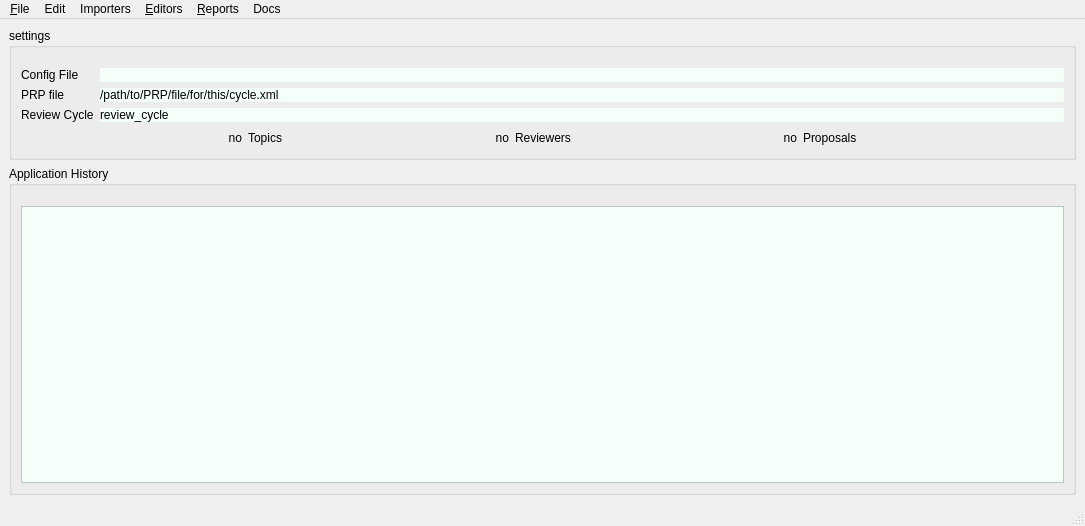
<?xml version="1.0" encoding="UTF-8"?>
<ui version="4.0">
 <class>MainWindow</class>
 <widget class="QMainWindow" name="MainWindow">
  <property name="geometry">
   <rect>
    <x>0</x>
    <y>0</y>
    <width>1085</width>
    <height>526</height>
   </rect>
  </property>
  <property name="windowTitle">
   <string>Assign_GUP main window</string>
  </property>
  <widget class="QWidget" name="centralwidget">
   <layout class="QVBoxLayout" name="verticalLayout">
    <item>
     <widget class="QGroupBox" name="settings_box">
      <property name="title">
       <string>settings</string>
      </property>
      <layout class="QGridLayout" name="gridLayout">
       <property name="topMargin">
        <number>20</number>
       </property>
       <item row="0" column="0">
        <layout class="QFormLayout" name="formLayout">
         <property name="fieldGrowthPolicy">
          <enum>QFormLayout::AllNonFixedFieldsGrow</enum>
         </property>
         <item row="0" column="0">
          <widget class="QLabel" name="label_2">
           <property name="text">
            <string>Config File</string>
           </property>
          </widget>
         </item>
         <item row="0" column="1">
          <widget class="QLabel" name="rcfile">
           <property name="styleSheet">
            <string notr="true">background: #F5FFFA</string>
           </property>
           <property name="text">
            <string/>
           </property>
          </widget>
         </item>
         <item row="2" column="0">
          <widget class="QLabel" name="label_3">
           <property name="text">
            <string>PRP file</string>
           </property>
          </widget>
         </item>
         <item row="2" column="1">
          <widget class="QLabel" name="prp_file">
           <property name="styleSheet">
            <string notr="true">background: #F5FFFA</string>
           </property>
           <property name="text">
            <string>/path/to/PRP/file/for/this/cycle.xml</string>
           </property>
          </widget>
         </item>
         <item row="3" column="0">
          <widget class="QLabel" name="label">
           <property name="text">
            <string>Review Cycle</string>
           </property>
          </widget>
         </item>
         <item row="3" column="1">
          <widget class="QLabel" name="review_cycle">
           <property name="styleSheet">
            <string notr="true">background: #F5FFFA</string>
           </property>
           <property name="text">
            <string>review_cycle</string>
           </property>
          </widget>
         </item>
        </layout>
       </item>
       <item row="1" column="0">
        <layout class="QHBoxLayout" name="horizontalLayout">
         <item>
          <spacer name="horizontalSpacer_3">
           <property name="orientation">
            <enum>Qt::Horizontal</enum>
           </property>
           <property name="sizeHint" stdset="0">
            <size>
             <width>40</width>
             <height>20</height>
            </size>
           </property>
          </spacer>
         </item>
         <item>
          <widget class="QLabel" name="num_topics">
           <property name="text">
            <string>no</string>
           </property>
           <property name="alignment">
            <set>Qt::AlignRight|Qt::AlignTrailing|Qt::AlignVCenter</set>
           </property>
          </widget>
         </item>
         <item>
          <widget class="QLabel" name="label_6">
           <property name="text">
            <string>Topics</string>
           </property>
          </widget>
         </item>
         <item>
          <spacer name="horizontalSpacer_2">
           <property name="orientation">
            <enum>Qt::Horizontal</enum>
           </property>
           <property name="sizeHint" stdset="0">
            <size>
             <width>40</width>
             <height>20</height>
            </size>
           </property>
          </spacer>
         </item>
         <item>
          <widget class="QLabel" name="num_reviewers">
           <property name="text">
            <string>no</string>
           </property>
           <property name="alignment">
            <set>Qt::AlignRight|Qt::AlignTrailing|Qt::AlignVCenter</set>
           </property>
          </widget>
         </item>
         <item>
          <widget class="QLabel" name="label_9">
           <property name="text">
            <string>Reviewers</string>
           </property>
          </widget>
         </item>
         <item>
          <spacer name="horizontalSpacer">
           <property name="orientation">
            <enum>Qt::Horizontal</enum>
           </property>
           <property name="sizeHint" stdset="0">
            <size>
             <width>40</width>
             <height>20</height>
            </size>
           </property>
          </spacer>
         </item>
         <item>
          <widget class="QLabel" name="num_proposals">
           <property name="text">
            <string>no</string>
           </property>
           <property name="alignment">
            <set>Qt::AlignRight|Qt::AlignTrailing|Qt::AlignVCenter</set>
           </property>
          </widget>
         </item>
         <item>
          <widget class="QLabel" name="label_4">
           <property name="text">
            <string>Proposals</string>
           </property>
          </widget>
         </item>
         <item>
          <spacer name="horizontalSpacer_4">
           <property name="orientation">
            <enum>Qt::Horizontal</enum>
           </property>
           <property name="sizeHint" stdset="0">
            <size>
             <width>40</width>
             <height>20</height>
            </size>
           </property>
          </spacer>
         </item>
        </layout>
       </item>
      </layout>
     </widget>
    </item>
    <item>
     <layout class="QVBoxLayout" name="verticalLayout_2">
      <item>
       <widget class="QGroupBox" name="groupBox">
        <property name="title">
         <string>Application History</string>
        </property>
        <layout class="QVBoxLayout" name="verticalLayout_3">
         <property name="topMargin">
          <number>20</number>
         </property>
         <item>
          <widget class="QPlainTextEdit" name="history">
           <property name="minimumSize">
            <size>
             <width>0</width>
             <height>100</height>
            </size>
           </property>
           <property name="styleSheet">
            <string notr="true">background: #F5FFFA</string>
           </property>
           <property name="lineWrapMode">
            <enum>QPlainTextEdit::NoWrap</enum>
           </property>
           <property name="readOnly">
            <bool>true</bool>
           </property>
          </widget>
         </item>
        </layout>
       </widget>
      </item>
     </layout>
    </item>
   </layout>
  </widget>
  <widget class="QMenuBar" name="menubar">
   <property name="geometry">
    <rect>
     <x>0</x>
     <y>0</y>
     <width>1085</width>
     <height>31</height>
    </rect>
   </property>
   <widget class="QMenu" name="menuFile">
    <property name="title">
     <string>&amp;File</string>
    </property>
    <addaction name="actionNew_PRP_Project"/>
    <addaction name="separator"/>
    <addaction name="actionOpen"/>
    <addaction name="actionSave"/>
    <addaction name="actionSaveAs"/>
    <addaction name="separator"/>
    <addaction name="actionReset_settings"/>
    <addaction name="separator"/>
    <addaction name="actionExit"/>
   </widget>
   <widget class="QMenu" name="menuDocs">
    <property name="title">
     <string>Docs</string>
    </property>
    <addaction name="actionAgupInfo"/>
   </widget>
   <widget class="QMenu" name="menuEdit">
    <property name="title">
     <string>Edit</string>
    </property>
    <addaction name="actionUndo"/>
    <addaction name="separator"/>
    <addaction name="actionCut"/>
    <addaction name="actionCopy"/>
    <addaction name="actionPaste"/>
    <addaction name="separator"/>
    <addaction name="actionSelect_All"/>
   </widget>
   <widget class="QMenu" name="menuReports">
    <property name="title">
     <string>&amp;Reports</string>
    </property>
    <addaction name="actionSummary"/>
    <addaction name="separator"/>
    <addaction name="actionAssignments"/>
    <addaction name="actionAnalysis_grid"/>
    <addaction name="separator"/>
    <addaction name="actionLetters"/>
   </widget>
   <widget class="QMenu" name="menuImporters">
    <property name="title">
     <string>Importers</string>
    </property>
    <addaction name="actionImport_Topics"/>
    <addaction name="actionImport_Reviewers"/>
    <addaction name="actionImport_Proposals"/>
   </widget>
   <widget class="QMenu" name="menuEditors">
    <property name="title">
     <string>&amp;Editors</string>
    </property>
    <addaction name="actionEdit_Topics"/>
    <addaction name="actionEdit_Reviewers"/>
    <addaction name="actionEdit_proposals"/>
    <addaction name="separator"/>
    <addaction name="actionEdit_Email_Template"/>
    <addaction name="separator"/>
    <addaction name="actionAutomated_assignment"/>
   </widget>
   <addaction name="menuFile"/>
   <addaction name="menuEdit"/>
   <addaction name="menuImporters"/>
   <addaction name="menuEditors"/>
   <addaction name="menuReports"/>
   <addaction name="menuDocs"/>
  </widget>
  <widget class="QStatusBar" name="statusbar"/>
  <action name="actionAgupInfo">
   <property name="text">
    <string>AGUP Info ...</string>
   </property>
   <property name="toolTip">
    <string>AGUP info, docs, and license</string>
   </property>
  </action>
  <action name="actionExit">
   <property name="text">
    <string>E&amp;xit</string>
   </property>
  </action>
  <action name="actionOpen">
   <property name="text">
    <string>&amp;Open PRP file ...</string>
   </property>
   <property name="toolTip">
    <string>Open PRP File</string>
   </property>
   <property name="shortcut">
    <string>Ctrl+O</string>
   </property>
  </action>
  <action name="actionNew_PRP_Project">
   <property name="text">
    <string>New PRP Project ...</string>
   </property>
   <property name="toolTip">
    <string>New PRP Project</string>
   </property>
   <property name="shortcut">
    <string>Ctrl+N</string>
   </property>
  </action>
  <action name="actionSave_settings">
   <property name="text">
    <string>Save settings</string>
   </property>
   <property name="shortcut">
    <string>Ctrl+Alt+S</string>
   </property>
  </action>
  <action name="actionImport_Proposals">
   <property name="text">
    <string>&amp;Import Proposals ...</string>
   </property>
   <property name="toolTip">
    <string>Import Proposals</string>
   </property>
  </action>
  <action name="actionSave">
   <property name="text">
    <string>&amp;Save</string>
   </property>
   <property name="shortcut">
    <string>Ctrl+S</string>
   </property>
  </action>
  <action name="actionSaveAs">
   <property name="text">
    <string>Save &amp;As ...</string>
   </property>
  </action>
  <action name="actionEdit_Topics">
   <property name="text">
    <string>Edit Topics ...</string>
   </property>
   <property name="shortcut">
    <string>Ctrl+T</string>
   </property>
  </action>
  <action name="actionEdit_proposals">
   <property name="text">
    <string>Edit Proposals ...</string>
   </property>
   <property name="shortcut">
    <string>Ctrl+E</string>
   </property>
  </action>
  <action name="actionEdit_Reviewers">
   <property name="text">
    <string>Edit Reviewers ...</string>
   </property>
   <property name="shortcut">
    <string>Ctrl+R</string>
   </property>
  </action>
  <action name="actionImport_Reviewers">
   <property name="text">
    <string>Import Reviewers ...</string>
   </property>
  </action>
  <action name="actionReset_settings">
   <property name="text">
    <string>Reset Settings</string>
   </property>
  </action>
  <action name="actionImport_Topics">
   <property name="text">
    <string>Import Topics ...</string>
   </property>
  </action>
  <action name="actionUndo">
   <property name="text">
    <string>Undo</string>
   </property>
   <property name="shortcut">
    <string>Ctrl+Z</string>
   </property>
  </action>
  <action name="actionCut">
   <property name="text">
    <string>Cut</string>
   </property>
   <property name="shortcut">
    <string>Ctrl+X</string>
   </property>
  </action>
  <action name="actionCopy">
   <property name="text">
    <string>Copy</string>
   </property>
   <property name="shortcut">
    <string>Ctrl+C</string>
   </property>
  </action>
  <action name="actionPaste">
   <property name="text">
    <string>Paste</string>
   </property>
   <property name="shortcut">
    <string>Ctrl+V</string>
   </property>
  </action>
  <action name="actionSelect_All">
   <property name="text">
    <string>Select All</string>
   </property>
   <property name="shortcut">
    <string>Ctrl+A</string>
   </property>
  </action>
  <action name="actionSummary">
   <property name="text">
    <string>Summary ...</string>
   </property>
  </action>
  <action name="actionLetters">
   <property name="text">
    <string>Email Letters ...</string>
   </property>
  </action>
  <action name="actionAssignments">
   <property name="text">
    <string>Assignments ...</string>
   </property>
  </action>
  <action name="actionAnalysis_grid">
   <property name="text">
    <string>Analysis grid ...</string>
   </property>
  </action>
  <action name="actionEdit_Email_Template">
   <property name="text">
    <string>Edit Email Template ...</string>
   </property>
  </action>
  <action name="actionAutomated_assignment">
   <property name="text">
    <string>automated assignment ...</string>
   </property>
  </action>
 </widget>
 <resources/>
 <connections/>
</ui>
